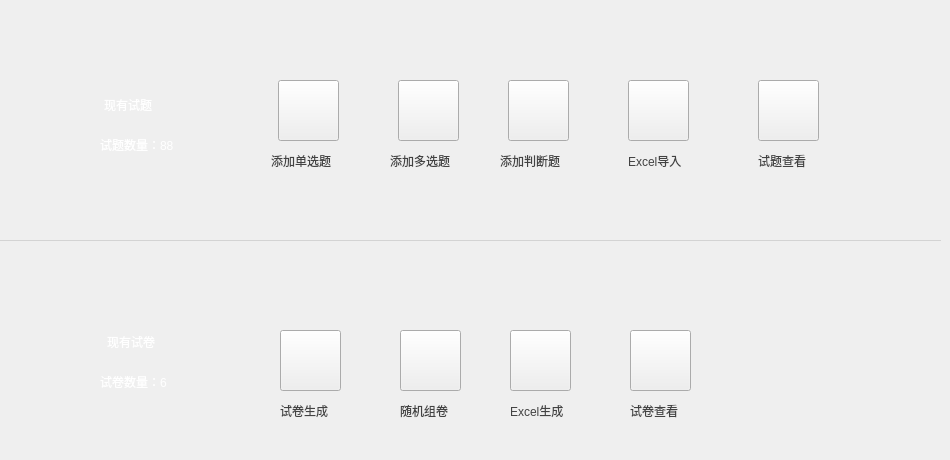
     <widget class="QWidget" name="page">
      <widget class="QLabel" name="label_10">
       <property name="geometry">
        <rect>
         <x>500</x>
         <y>150</y>
         <width>81</width>
         <height>21</height>
        </rect>
       </property>
       <property name="styleSheet">
        <string notr="true">font: 11pt &quot;黑体&quot;;
color:#424242;</string>
       </property>
       <property name="text">
        <string>添加判断题</string>
       </property>
      </widget>
      <widget class="QPushButton" name="btnAddRandExam">
       <property name="geometry">
        <rect>
         <x>400</x>
         <y>330</y>
         <width>61</width>
         <height>61</height>
        </rect>
       </property>
       <property name="styleSheet">
        <string notr="true">border-image: url(:/i/document-help-icon.png);</string>
       </property>
       <property name="text">
        <string/>
       </property>
      </widget>
      <widget class="QLabel" name="label_21">
       <property name="geometry">
        <rect>
         <x>100</x>
         <y>366</y>
         <width>81</width>
         <height>31</height>
        </rect>
       </property>
       <property name="styleSheet">
        <string notr="true">color:white;
font:10pt &quot;黑体&quot;;</string>
       </property>
       <property name="text">
        <string>试卷数量：6</string>
       </property>
      </widget>
      <widget class="QLabel" name="label_11">
       <property name="geometry">
        <rect>
         <x>628</x>
         <y>150</y>
         <width>81</width>
         <height>21</height>
        </rect>
       </property>
       <property name="styleSheet">
        <string notr="true">font: 11pt &quot;黑体&quot;;
color:#424242;</string>
       </property>
       <property name="text">
        <string>Excel导入</string>
       </property>
      </widget>
      <widget class="QPushButton" name="btnAddSingle">
       <property name="geometry">
        <rect>
         <x>278</x>
         <y>80</y>
         <width>61</width>
         <height>61</height>
        </rect>
       </property>
       <property name="styleSheet">
        <string notr="true">border-image: url(:/i/omni_outliner.png);</string>
       </property>
       <property name="text">
        <string/>
       </property>
      </widget>
      <widget class="QPushButton" name="btnExcelImport">
       <property name="geometry">
        <rect>
         <x>628</x>
         <y>80</y>
         <width>61</width>
         <height>61</height>
        </rect>
       </property>
       <property name="styleSheet">
        <string notr="true">border-image: url(:/i/Icon-Small-502x.png);</string>
       </property>
       <property name="text">
        <string/>
       </property>
      </widget>
      <widget class="QLabel" name="label_16">
       <property name="geometry">
        <rect>
         <x>630</x>
         <y>400</y>
         <width>81</width>
         <height>21</height>
        </rect>
       </property>
       <property name="styleSheet">
        <string notr="true">font: 11pt &quot;黑体&quot;;
color:#424242;</string>
       </property>
       <property name="text">
        <string>试卷查看</string>
       </property>
      </widget>
      <widget class="QLabel" name="label_18">
       <property name="geometry">
        <rect>
         <x>52</x>
         <y>280</y>
         <width>171</width>
         <height>171</height>
        </rect>
       </property>
       <property name="styleSheet">
        <string notr="true">border-image: url(:/i/barset1.png);</string>
       </property>
       <property name="text">
        <string/>
       </property>
      </widget>
      <widget class="QPushButton" name="btnShowQues">
       <property name="geometry">
        <rect>
         <x>758</x>
         <y>80</y>
         <width>61</width>
         <height>61</height>
        </rect>
       </property>
       <property name="styleSheet">
        <string notr="true">border-image: url(:/i/high-definition-03.png);</string>
       </property>
       <property name="text">
        <string/>
       </property>
      </widget>
      <widget class="QLabel" name="label_19">
       <property name="geometry">
        <rect>
         <x>104</x>
         <y>89</y>
         <width>71</width>
         <height>31</height>
        </rect>
       </property>
       <property name="styleSheet">
        <string notr="true">color:white;
font:12pt &quot;黑体&quot;;</string>
       </property>
       <property name="text">
        <string>现有试题</string>
       </property>
      </widget>
      <widget class="QLabel" name="label_17">
       <property name="geometry">
        <rect>
         <x>52</x>
         <y>40</y>
         <width>171</width>
         <height>171</height>
        </rect>
       </property>
       <property name="styleSheet">
        <string notr="true">border-image: url(:/i/barset2.png);</string>
       </property>
       <property name="text">
        <string/>
       </property>
      </widget>
      <widget class="QLabel" name="label_14">
       <property name="geometry">
        <rect>
         <x>400</x>
         <y>400</y>
         <width>81</width>
         <height>21</height>
        </rect>
       </property>
       <property name="styleSheet">
        <string notr="true">font: 11pt &quot;黑体&quot;;
color:#424242;</string>
       </property>
       <property name="text">
        <string>随机组卷</string>
       </property>
      </widget>
      <widget class="QLabel" name="label_20">
       <property name="geometry">
        <rect>
         <x>100</x>
         <y>129</y>
         <width>91</width>
         <height>31</height>
        </rect>
       </property>
       <property name="styleSheet">
        <string notr="true">color:white;
font:10pt &quot;黑体&quot;;</string>
       </property>
       <property name="text">
        <string>试题数量：88</string>
       </property>
      </widget>
      <widget class="QLabel" name="label_12">
       <property name="geometry">
        <rect>
         <x>758</x>
         <y>150</y>
         <width>81</width>
         <height>21</height>
        </rect>
       </property>
       <property name="styleSheet">
        <string notr="true">font: 11pt &quot;黑体&quot;;
color:#424242;</string>
       </property>
       <property name="text">
        <string>试题查看</string>
       </property>
      </widget>
      <widget class="QPushButton" name="btnAddExam">
       <property name="geometry">
        <rect>
         <x>280</x>
         <y>330</y>
         <width>61</width>
         <height>61</height>
        </rect>
       </property>
       <property name="styleSheet">
        <string notr="true">border-image: url(:/i/cocktail.png);</string>
       </property>
       <property name="text">
        <string/>
       </property>
      </widget>
      <widget class="QLabel" name="label_15">
       <property name="geometry">
        <rect>
         <x>280</x>
         <y>400</y>
         <width>81</width>
         <height>21</height>
        </rect>
       </property>
       <property name="styleSheet">
        <string notr="true">font: 11pt &quot;黑体&quot;;
color:#424242;</string>
       </property>
       <property name="text">
        <string>试卷生成</string>
       </property>
      </widget>
      <widget class="QLabel" name="label_7">
       <property name="geometry">
        <rect>
         <x>0</x>
         <y>240</y>
         <width>941</width>
         <height>1</height>
        </rect>
       </property>
       <property name="styleSheet">
        <string notr="true">background:lightgray;</string>
       </property>
       <property name="text">
        <string/>
       </property>
      </widget>
      <widget class="QPushButton" name="btnShowExam">
       <property name="geometry">
        <rect>
         <x>630</x>
         <y>330</y>
         <width>61</width>
         <height>61</height>
        </rect>
       </property>
       <property name="styleSheet">
        <string notr="true">border-image: url(:/i/preview.png);</string>
       </property>
       <property name="text">
        <string/>
       </property>
      </widget>
      <widget class="QPushButton" name="btnAddTof">
       <property name="geometry">
        <rect>
         <x>508</x>
         <y>80</y>
         <width>61</width>
         <height>61</height>
        </rect>
       </property>
       <property name="styleSheet">
        <string notr="true">border-image: url(:/i/document-write-icon.png);</string>
       </property>
       <property name="text">
        <string/>
       </property>
      </widget>
      <widget class="QLabel" name="label_22">
       <property name="geometry">
        <rect>
         <x>107</x>
         <y>326</y>
         <width>71</width>
         <height>31</height>
        </rect>
       </property>
       <property name="styleSheet">
        <string notr="true">color:white;
font:12pt &quot;黑体&quot;;</string>
       </property>
       <property name="text">
        <string>现有试卷</string>
       </property>
      </widget>
      <widget class="QPushButton" name="btnAddMuch">
       <property name="geometry">
        <rect>
         <x>398</x>
         <y>80</y>
         <width>61</width>
         <height>61</height>
        </rect>
       </property>
       <property name="styleSheet">
        <string notr="true">border-image: url(:/i/icon2x.png);</string>
       </property>
       <property name="text">
        <string/>
       </property>
      </widget>
      <widget class="QLabel" name="label_9">
       <property name="geometry">
        <rect>
         <x>390</x>
         <y>150</y>
         <width>81</width>
         <height>21</height>
        </rect>
       </property>
       <property name="styleSheet">
        <string notr="true">font: 11pt &quot;黑体&quot;;
color:#424242;</string>
       </property>
       <property name="text">
        <string>添加多选题</string>
       </property>
      </widget>
      <widget class="QLabel" name="label_8">
       <property name="geometry">
        <rect>
         <x>271</x>
         <y>150</y>
         <width>81</width>
         <height>21</height>
        </rect>
       </property>
       <property name="styleSheet">
        <string notr="true">font: 11pt &quot;黑体&quot;;
color:#424242;</string>
       </property>
       <property name="text">
        <string>添加单选题</string>
       </property>
      </widget>
      <widget class="QPushButton" name="btnExcelImportExam">
       <property name="geometry">
        <rect>
         <x>510</x>
         <y>330</y>
         <width>61</width>
         <height>61</height>
        </rect>
       </property>
       <property name="styleSheet">
        <string notr="true">border-image: url(:/i/Icon-Small-502x.png);</string>
       </property>
       <property name="text">
        <string/>
       </property>
      </widget>
      <widget class="QLabel" name="label_46">
       <property name="geometry">
        <rect>
         <x>510</x>
         <y>400</y>
         <width>81</width>
         <height>21</height>
        </rect>
       </property>
       <property name="styleSheet">
        <string notr="true">font: 11pt &quot;黑体&quot;;
color:#424242;</string>
       </property>
       <property name="text">
        <string>Excel生成</string>
       </property>
      </widget>
      <zorder>label_18</zorder>
      <zorder>label_17</zorder>
      <zorder>label_10</zorder>
      <zorder>btnAddRandExam</zorder>
      <zorder>label_21</zorder>
      <zorder>label_11</zorder>
      <zorder>btnAddSingle</zorder>
      <zorder>btnExcelImport</zorder>
      <zorder>label_16</zorder>
      <zorder>btnShowQues</zorder>
      <zorder>label_19</zorder>
      <zorder>label_14</zorder>
      <zorder>label_20</zorder>
      <zorder>label_12</zorder>
      <zorder>btnAddExam</zorder>
      <zorder>label_15</zorder>
      <zorder>label_7</zorder>
      <zorder>btnShowExam</zorder>
      <zorder>btnAddTof</zorder>
      <zorder>label_22</zorder>
      <zorder>btnAddMuch</zorder>
      <zorder>label_9</zorder>
      <zorder>label_8</zorder>
      <zorder>btnExcelImportExam</zorder>
      <zorder>label_46</zorder>
     </widget>
